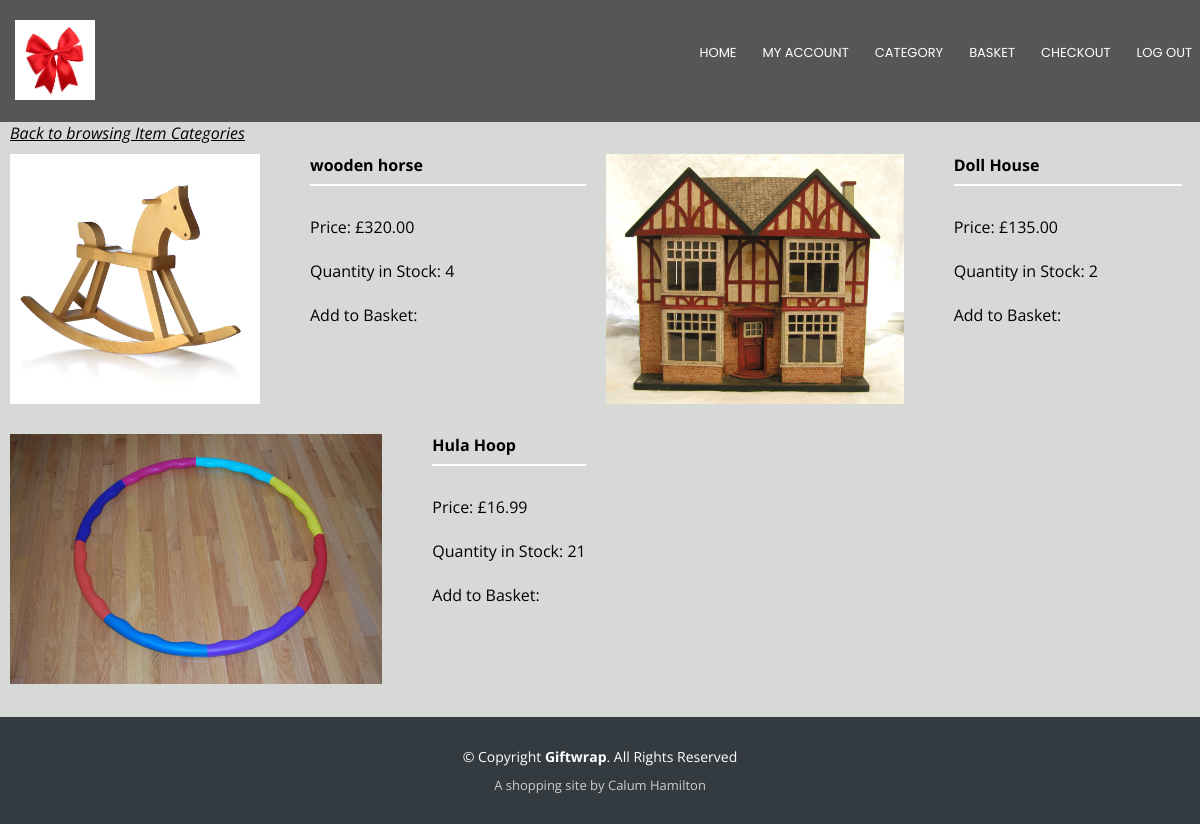
/category/toys (signed in), run on an earlier commit of the app's database.
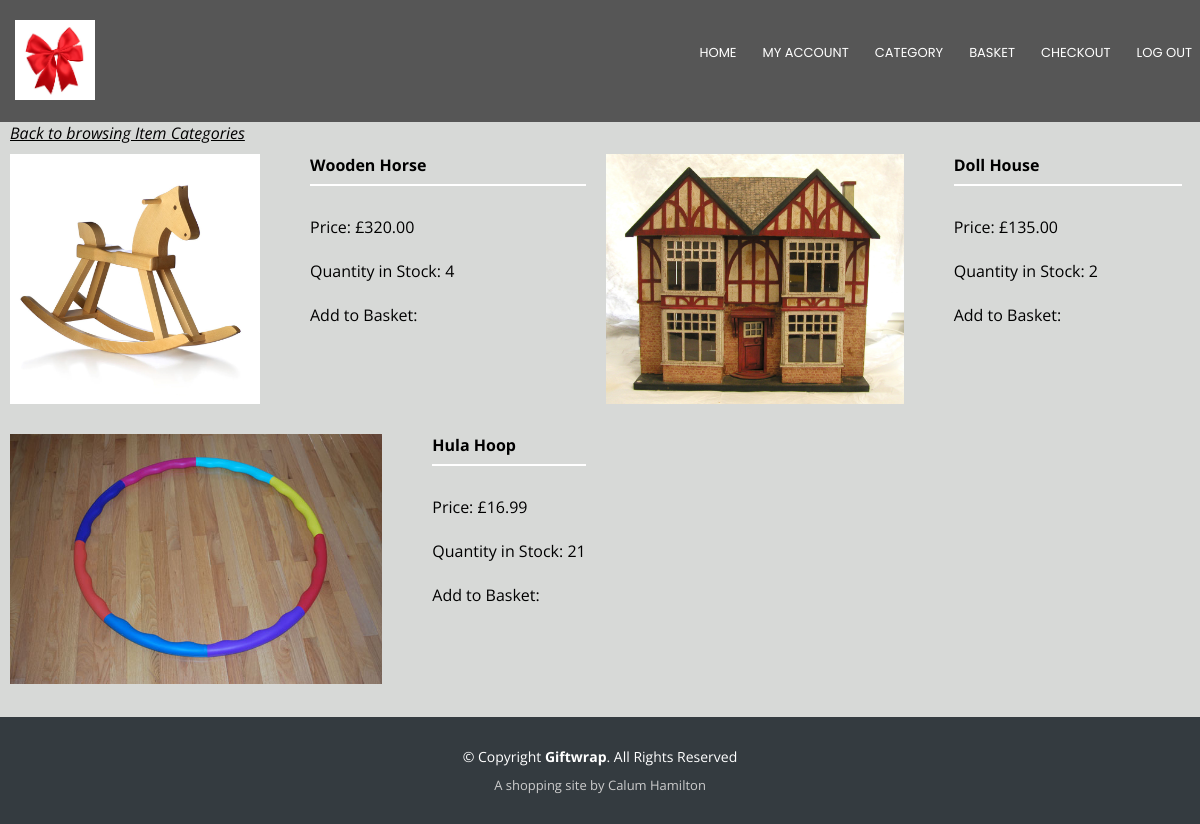
And on a later commit of the database.
### app/models.py (models this page shows, shortened)
class Item(db.Model):
    id = db.Column(db.Integer, primary_key=True)
    name = db.Column(db.String(80))
    amount = db.Column(db.Float)
    category = db.Column(db.String(80))
    quantity = db.Column(db.Integer)
    ordered = db.relationship('OrderItem', backref='ordered', lazy='dynamic')

### app/routes.py (the view)
@app.route('/category', methods=['GET', 'POST'])
@app.route('/category/<type>', methods=['GET', 'POST'])
def category(type=""):
    if not current_user.is_authenticated:
        return redirect('/register')
    if type == "": # If category hasn't been selected yet
        count = 1
        item_ids = []
        item_categories = []
        file_names = []
        for cat in Item.query.distinct(Item.category):
            if cat.category not in item_categories:
                item_categories.append(cat.category)
                item_ids.append(count)
                dir = os.path.join(app.config['ITEM_FOLDER'], str(count))
                ext = check_img_extension(dir)
                if ext == "": # Remove from list
                    item_categories.pop()
                    item_ids.pop()
                else:
                    file_names.append("static/img/items/" + str(count) + ext)
            count+=1
        return render_template("category.html", categories = item_categories, files = file_names)
    else: # if category has been selected
        count = 1
        item_ids, file_names, items, item_price, item_quantity = [], [], [], [], []
        type = str(type)
        for cat in Item.query.distinct(Item.category):
            if cat.category == type:
                item_ids.append(count)
                items.append(cat.name)
                item_price.append(cat.amount)
                item_quantity.append(cat.quantity)
                dir = os.path.join(app.config['ITEM_FOLDER'], str(count))
                ext = check_img_extension(dir)
                if ext == "": # Remove from list
                    item_categories.pop()
                    item_ids.pop()
                    item_price.pop()
                    item_quantity.pop()
                else:
                    file_names.append("../static/img/items/" + str(count) + ext)
            count+=1
        return render_template("category_items.html", categories = items, files = file_names, quantity = item_quantity, price = item_price)

### app/models.py (called while the page is built)
    @login.user_loader
    def load_user(id):
        return User.query.get(int(id))

### app/routes.py (called while the page is built)
def check_img_extension(file_string):
    if os.path.exists(file_string + ".jpg"):
        return ".jpg"
    elif os.path.exists(file_string + ".png"):
        return ".png"
    elif os.path.exists(file_string + ".gif"):
        return ".gif"
    return ""

### app/templates/category_items.html
{% extends "base_lvl_one.html" %}
{% block content %}
  <a class="category_return" href="/category"><i>Back to browsing Item Categories</i></a><br>
    {% for i in range(categories|length)%}
      <div class="gallery-display">
        <img src="{{files[i]}}">
        <div class="gallery-desc">
          <b>{{categories[i]}}</b>
        </div>
        <hr>
        <div class="gallery-desc">
          <br>
          Price: £{{'%0.2f'%price[i]}}<br><br>
          Quantity in Stock: {{quantity[i]}}<br><br>
          Add to Basket:
        </div>
      </div>
    {% endfor %}
{% endblock %}

### app/templates/base_lvl_one.html (shortened to what this page needs)
<!DOCTYPE html>
<html lang="en">
<head>
  <link rel="stylesheet" href="{{ url_for('static', filename='styles.css')}}">
</head>
<body>
<div id="container">
  <div id="header">
    <div class="container">
      <div id="logo" class="pull-left">
        <a href="/index"><img src="../static/img/logo.jpg" height=80px width=80px/></a>
      </div>
      <nav id="nav-menu-container">
        <ul class="nav-menu">
          <li><a href="/index">Home</a></li>
          <li class="menu-has-children"><a href="/account">My Account</a>
          </li>
          <li><a href="/category">Category</a></li>
          <li><a href="/basket">Basket</a></li>
          <li><a href="/checkout">Checkout</a></li>
          <li><a href="/logout">Log Out</a></li>
        </ul>
      </nav>
    </div>
  </div>
  <div id="body">
  {% block content %}{% endblock %}
  </div>
  <div id="footer">
    <div class="container">
      <div class="copyright">
        &copy; Copyright <strong>Giftwrap</strong>. All Rights Reserved
      </div>
      <div class="credits">
        A shopping site by Calum Hamilton
      </div>
    </div>
  </div>
</div>
</body>
</html>

### app/static/styles.css (style rules this page uses)
html, body { background: #d7d9d7; color: black; font-family: "Open Sans", sans-serif; margin: 0px; padding:0; height:100%; }
a { color: #2dc997; }
hr { border: 1px solid white; }
#header { padding-top: 20px; padding-bottom: 10px; background: rgba(0, 0, 0, 0.6); height: 92px; position: relative; left: 0; top: 0; right: 0; z-index: 1; }
#header #logo { float: left; padding-left: 15px; }
#container { min-height:100%; position:relative; }
#body { padding-bottom:120px; overflow:auto; }
#footer { background: #343b40; padding: 30px 0; color: #fff; font-size: 14px; bottom: 0; width: 100%; position: absolute; }
#footer .copyright { text-align: center; }
#footer .credits { padding-top: 10px; text-align: center; font-size: 13px; color: #ccc; }
.nav-menu, .nav-menu * { margin: 0; padding: 10px 0 0 0; list-style: none; }
.nav-menu li { position: relative; white-space: nowrap; }
.nav-menu > li { float: left; }
#nav-menu-container { float: right; margin: 0; }
.nav-menu a { padding: 0 8px 10px 8px; text-decoration: none; display: inline-block; color: #fff; font-family: "Poppins", sans-serif; font-weight: 400; text-transform: uppercase; font-size: 13px; outline: none; }
.nav-menu > li { margin-left: 10px; }
.nav-menu > li > a:before { content: ""; position: absolute; width: 100%; height: 2px; bottom: 0; left: 0; background-color: #2dc997; visibility: hidden; -webkit-transform: scaleX(0); transform: scaleX(0); -webkit-transition: all 0.3s ease-in-out 0s; transition: all 0.3s ease-in-out 0s; }
a.category_return { position: absolute; float: left; padding-left: 10px; color: black; }
div.gallery-display { height: 260px; width: 48%; margin: 10px; float: left; }
div.gallery-display img { height: 250px; position: relative; float: left; padding-right: 50px; }

What changed in the data, as far as the page shows it:
changed Item: name "wooden horse" → "Wooden Horse"
